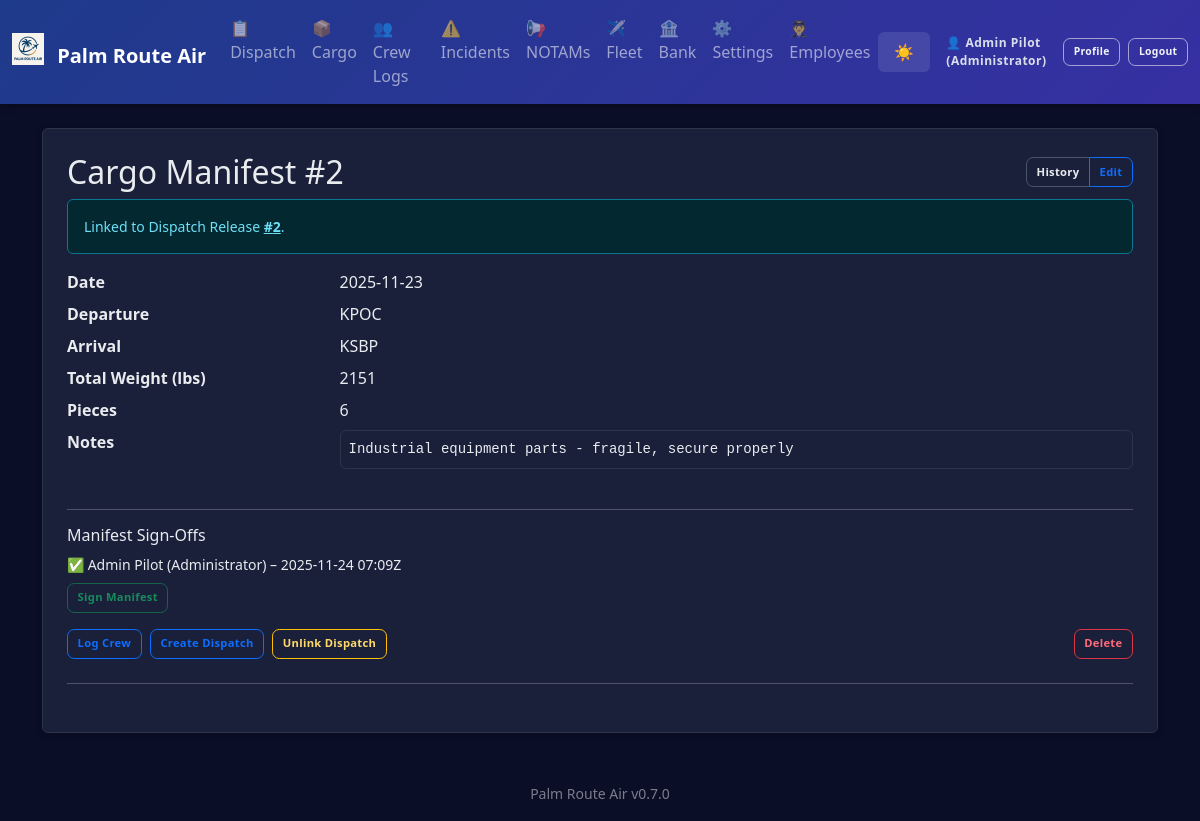
Screenshot of /cargo/2 (signed in) with the database file from the repository.
### app.py (models this page shows, shortened)
class AppSettings(db.Model):
    id = db.Column(db.Integer, primary_key=True)
    company_name = db.Column(db.String(100), default='Palm Route Air')
    logo_filename = db.Column(db.String(120))  # stored in static/logos/
    difficulty = db.Column(db.String(20), default='Normal')  # Easy, Normal, Hard, Realistic
    realism_fuel_variance = db.Column(db.Float, default=0.05)  # ±5% revenue jitter
    realism_destination_penalty = db.Column(db.Float, default=0.25)  # 25% penalty for missed destination
    currency_symbol = db.Column(db.String(5), default='$')
    distance_unit = db.Column(db.String(10), default='NM')  # NM or KM
    weight_unit = db.Column(db.String(10), default='lbs')  # lbs or kg
    show_workflow_help = db.Column(db.Integer, default=1)  # 1 = show, 0 = hide

class Employee(db.Model):
    id = db.Column(db.Integer, primary_key=True)
    name = db.Column(db.String(100), nullable=False)
    email = db.Column(db.String(120), unique=True)
    role = db.Column(db.String(50), default='Pilot')
    hire_date = db.Column(db.Date, default=datetime.date.today)
    active = db.Column(db.Integer, default=1)
    password_hash = db.Column(db.String(255))

class CargoManifest(db.Model):
    id = db.Column(db.Integer, primary_key=True)
    date = db.Column(db.String(20))
    departure = db.Column(db.String(10))
    arrival = db.Column(db.String(10))
    total_weight = db.Column(db.String(20))
    pieces = db.Column(db.String(10))
    notes = db.Column(db.Text)
    dispatch_release_id = db.Column(db.Integer, db.ForeignKey('dispatch_release.id'))
    signoffs = db.relationship('CargoManifestSignOff', backref='manifest', lazy='dynamic')

class CargoManifestSignOff(db.Model):
    id = db.Column(db.Integer, primary_key=True)
    cargo_manifest_id = db.Column(db.Integer, db.ForeignKey('cargo_manifest.id'), nullable=False)
    employee_id = db.Column(db.Integer, db.ForeignKey('employee.id'), nullable=False)
    timestamp = db.Column(db.DateTime, default=datetime.datetime.utcnow)
    employee = db.relationship('Employee', lazy='joined')

### app.py (the view, shortened to what this page needs)
@app.route('/cargo/<int:id>', methods=['GET','POST'])
@login_required
def cargo_detail(id):
    m = CargoManifest.query.get_or_404(id)
    dispatch_options = DispatchRelease.query.order_by(DispatchRelease.id.desc()).limit(50).all()
    editing_flag = True if request.args.get('edit') == '1' else False
    signoffs = m.signoffs.order_by(CargoManifestSignOff.timestamp.asc()).all()
    return render_template('cargo_detail.html', m=m, dispatch_options=dispatch_options, editing=editing_flag, signoffs=signoffs)

### app.py (called while the page is built)
def login_required(f):
    @wraps(f)
    def wrapper(*args, **kwargs):
        if not session.get('employee_id'):
            flash('Login required.', 'error')
            return redirect(url_for('login'))
        return f(*args, **kwargs)
    return wrapper

@app.before_request
def enforce_login_globally():
    public_endpoints = {'login', 'logout', 'static'}
    if request.endpoint in public_endpoints or request.endpoint is None:
        return
    if not session.get('employee_id'):
        return redirect(url_for('login'))

@app.context_processor
def inject_settings():
    try:
        settings = AppSettings.query.first()
        if not settings:
            settings = AppSettings(company_name='Palm Route Air')
    except:
        settings = None
    current_employee = None
    if session.get('employee_id'):
        current_employee = Employee.query.get(session['employee_id'])
    return dict(app_settings=settings, app_version=APP_VERSION, current_employee=current_employee)

### templates/cargo_detail.html (shortened to what this page needs)
{% extends 'base.html' %}
{% block content %}
<div class="p-4 bg-white rounded shadow-sm">
  <div class="d-flex justify-content-between align-items-center mb-2">
    <h2 class="mb-0">Cargo Manifest #{{ m.id }}</h2>
    <div class="btn-group btn-group-sm">
      <a href="{{ url_for('cargo_history') }}" class="btn btn-outline-secondary btn-sm">History</a>
      <a href="#editForm" class="btn btn-outline-primary btn-sm" onclick="document.getElementById('editForm').classList.toggle('d-none');return false;">{{ 'Hide Edit' if editing else 'Edit' }}</a>
    </div>
  </div>
  {% if m.dispatch_release_id %}
    <div class="alert alert-info small mb-3">Linked to Dispatch Release <a href="{{ url_for('dispatch_detail', id=m.dispatch_release_id) }}" class="alert-link">#{{ m.dispatch_release_id }}</a>.</div>
  {% endif %}
  <dl class="row mb-0">
    <dt class="col-sm-3">Date</dt><dd class="col-sm-9">{{ m.date }}</dd>
    <dt class="col-sm-3">Departure</dt><dd class="col-sm-9">{{ m.departure }}</dd>
    <dt class="col-sm-3">Arrival</dt><dd class="col-sm-9">{{ m.arrival }}</dd>
    <dt class="col-sm-3">Total Weight (lbs)</dt><dd class="col-sm-9">{{ m.total_weight }}</dd>
    <dt class="col-sm-3">Pieces</dt><dd class="col-sm-9">{{ m.pieces }}</dd>
    <dt class="col-sm-3">Notes</dt><dd class="col-sm-9"><pre class="small bg-light p-2 border rounded" style="white-space:pre-wrap">{{ m.notes }}</pre></dd>
  </dl>
  <hr class="my-3">
  <div>
    <h5 class="h6 mb-2">Manifest Sign-Offs</h5>
    {% if signoffs and signoffs|length > 0 %}
      <ul class="list-unstyled small mb-2">
        {% for so in signoffs %}
          <li class="mb-1">✅ {{ so.employee.name }} ({{ so.employee.role }}) – {{ so.timestamp.strftime('%Y-%m-%d %H:%MZ') }}</li>
        {% endfor %}
      </ul>
    {% else %}
      <p class="small text-muted mb-2">No sign-offs yet.</p>
    {% endif %}
    {% if current_employee %}
      <form method="post" action="{{ url_for('cargo_sign', id=m.id) }}" class="d-inline">
        <button class="btn btn-outline-success btn-sm" {% if signoffs and signoffs|selectattr('employee_id','equalto', current_employee.id)|list|length > 0 %}disabled{% endif %}>Sign Manifest</button>
      </form>
    {% else %}
      <a href="{{ url_for('login') }}" class="btn btn-outline-primary btn-sm">Login to sign</a>
    {% endif %}
  </div>
  <div class="mt-3 d-flex flex-wrap gap-2">
    <a class="btn btn-outline-primary btn-sm" href="{{ url_for('crew', date=m.date, origin=m.departure, destination=m.arrival, cargo_manifest_id=m.id, dispatch_release_id=m.dispatch_release_id) }}">Log Crew</a>
    <a class="btn btn-outline-primary btn-sm" href="{{ url_for('dispatch', date=m.date, departure=m.departure, destination=m.arrival) }}">Create Dispatch</a>
    {% if m.dispatch_release_id %}
      <form method="post" action="{{ url_for('cargo_unlink_dispatch', id=m.id) }}" class="d-inline" onsubmit="return confirm('Unlink dispatch release from this manifest?');">
        <button class="btn btn-outline-warning btn-sm">Unlink Dispatch</button>
      </form>
    {% endif %}
    <form action="{{ url_for('delete_cargo', id=m.id) }}" method="post" class="d-inline ms-auto" onsubmit="return confirm('Delete this cargo manifest?');">
      <button class="btn btn-outline-danger btn-sm">Delete</button>
    </form>
  </div>
  <hr class="my-4">
</div>
{% endblock %}

### templates/base.html (shortened to what this page needs)
<!doctype html>
<html lang="en" data-bs-theme="dark">
  <head>
    <link href="https://cdn.jsdelivr.net/npm/bootstrap@5.3.3/dist/css/bootstrap.min.css" rel="stylesheet">
  </head>
  <body>
    <nav class="navbar navbar-expand-lg navbar-dark mb-4">
      <div class="container-fluid">
        <a class="navbar-brand fw-bold" href="{{ url_for('index') }}">
          {% if app_settings and app_settings.logo_filename %}
            <img src="{{ url_for('static', filename='logos/' + app_settings.logo_filename) }}" height="32" class="me-2" style="vertical-align: -0.125em;" alt="Logo">
          {% endif %}
          {{ app_settings.company_name if app_settings else 'Palm Route Air' }}
        </a>
        <div class="collapse navbar-collapse" id="navbarNav">
          <ul class="navbar-nav me-auto">
            <li class="nav-item"><a class="nav-link" href="{{ url_for('dispatch_history') }}">📋 Dispatch</a></li>
            <li class="nav-item"><a class="nav-link" href="{{ url_for('cargo_history') }}">📦 Cargo</a></li>
            <li class="nav-item"><a class="nav-link" href="{{ url_for('crew_history') }}">👥 Crew Logs</a></li>
            <li class="nav-item"><a class="nav-link" href="{{ url_for('incident_history') }}">⚠️ Incidents</a></li>
            <li class="nav-item"><a class="nav-link" href="{{ url_for('notams_history') }}">📢 NOTAMs</a></li>
            <li class="nav-item"><a class="nav-link" href="{{ url_for('fleet_history') }}">✈️ Fleet</a></li>
            <li class="nav-item"><a class="nav-link" href="{{ url_for('economy_ledger') }}">🏦 Bank</a></li>
            <li class="nav-item"><a class="nav-link" href="{{ url_for('settings') }}">⚙️ Settings</a></li>
            {% if current_employee and current_employee.role in ['Manager','Administrator'] %}
            <li class="nav-item"><a class="nav-link" href="{{ url_for('employees') }}">🧑‍✈️ Employees</a></li>
            {% endif %}
          </ul>
          <button class="theme-toggle text-white" onclick="toggleTheme()" title="Toggle theme">
            <span id="theme-icon">🌙</span>
          </button>
          <div class="ms-3 d-flex align-items-center auth-actions">
            {% if current_employee %}
              <span class="auth-user-text me-2">👤 {{ current_employee.name }} ({{ current_employee.role }})</span>
              <a href="{{ url_for('profile') }}" class="btn btn-outline-light btn-sm me-2" title="View Profile">Profile</a>
              <a href="{{ url_for('logout') }}" class="btn btn-outline-light btn-sm" title="Logout">Logout</a>
            {% else %}
              <a href="{{ url_for('login') }}" class="btn btn-outline-light btn-sm" title="Employee Login">Login</a>
            {% endif %}
          </div>
        </div>
      </div>
    </nav>
    <main class="container mb-5">
      {% block content %}{% endblock %}
    </main>
    <footer class="container text-center pb-3">
      <small class="text-muted">{{ app_settings.company_name if app_settings else 'Palm Route Air' }} {{ app_version }}</small>
    </footer>
  </body>
</html>

### templates/base.html (style rules this page uses)
:root { --pra-primary: #0d6efd; --pra-secondary: #6c757d; --pra-success: #198754; --pra-danger: #dc3545; --pra-warning: #ffc107; --pra-info: #0dcaf0; --pra-thead-bg-light: #e9ecef; --pra-thead-color-light: #212529; --pra-thead-bg-dark: #1f2542; --pra-thead-color-dark: #f8f9fa; }
[data-bs-theme="dark"] { --bs-body-bg: #0a0e27; --bs-body-color: #e9ecef; --bs-card-bg: #1a1f3a; --bs-border-color: #2d3548; --bs-emphasis-color: #ffffff; }
body { background: var(--bs-body-bg); color: var(--bs-body-color); transition: background-color 0.3s ease, color 0.3s ease; }
.bg-white, .bg-light { background-color: var(--bs-card-bg) !important; border-color: var(--bs-border-color); }
.navbar { background: linear-gradient(135deg, #1e3a8a 0%, #3730a3 100%) !important; box-shadow: 0 2px 8px rgba(0,0,0,0.3); }
[data-bs-theme="dark"] .navbar .btn-outline-light { color: #f8f9fa !important; border-color: rgba(255,255,255,0.5) !important; background-color: transparent !important; }
.auth-actions .btn { transition: background-color .15s, color .15s, border-color .15s; }
.auth-user-text { font-size: .75rem; font-weight: 600; letter-spacing: .5px; opacity: 0.95; }
[data-bs-theme="dark"] .auth-user-text { color: #e2e8f0; }
.card, .shadow-sm, .rounded.shadow-sm { background-color: var(--bs-card-bg); border: 1px solid var(--bs-border-color); box-shadow: 0 2px 8px rgba(0,0,0,0.2) !important; }
.btn-outline-secondary, .btn-outline-primary, .btn-outline-warning, .btn-outline-info, .btn-outline-danger { border-width: 1.5px; }
.theme-toggle { cursor: pointer; padding: 0.5rem 1rem; border: none; background: rgba(255,255,255,0.1); border-radius: 0.375rem; transition: background 0.2s; }
pre { background-color: var(--bs-body-bg) !important; border-color: var(--bs-border-color) !important; color: var(--bs-body-color); }
.alert { border-width: 1px; }
.text-muted { opacity: 0.7; }
.btn { font-weight: 600; font-size: .75rem; letter-spacing: .3px; border-radius: .45rem; border-width: 1.5px; padding: .50rem .85rem; transition: background-color .15s, color .15s, border-color .15s, box-shadow .15s; }
.btn-sm { padding: .35rem .6rem; font-size: .70rem; }
.btn-outline-secondary { color: var(--bs-body-color); }
[data-bs-theme="dark"] .btn-outline-secondary { border-color: #475569; }
.btn-outline-primary { color: #0d6efd; }
[data-bs-theme="dark"] .btn-outline-primary { border-color: #0d6efd; }
[data-bs-theme="dark"] .btn-outline-success { border-color: #198754; color: #15c46d; }
[data-bs-theme="dark"] .btn-outline-warning { border-color: #ffc107; color: #ffda6a; }
[data-bs-theme="dark"] .btn-outline-danger { border-color: #dc3545; color: #ff6b7b; }
.navbar .btn { font-size: .65rem; padding: .35rem .6rem; }
.navbar .btn-outline-light { font-weight:600; }
[data-bs-theme="dark"] .navbar .btn-outline-light { color:#f1f5f9 !important; border-color: rgba(255,255,255,0.55) !important; }

### rows the page displays
AppSettings: logo_filename (picture), company_name "Palm Route Air"
Employee: name "Admin Pilot", role "Administrator"
CargoManifest: id "2", dispatch_release_id "2", date "2025-11-23", departure "KPOC", arrival "KSBP", total_weight "2151", pieces "6", notes "Industrial equipment parts - fragile, secure properly"
CargoManifestSignOff: employee.name "Admin Pilot", employee.role "Administrator", timestamp "2025-11-24 07:09Z"

### other values shown
{{ 'Hide Edit' if editing else 'Edit' }} "Edit"
{{ app_version }} "v0.7.0"
